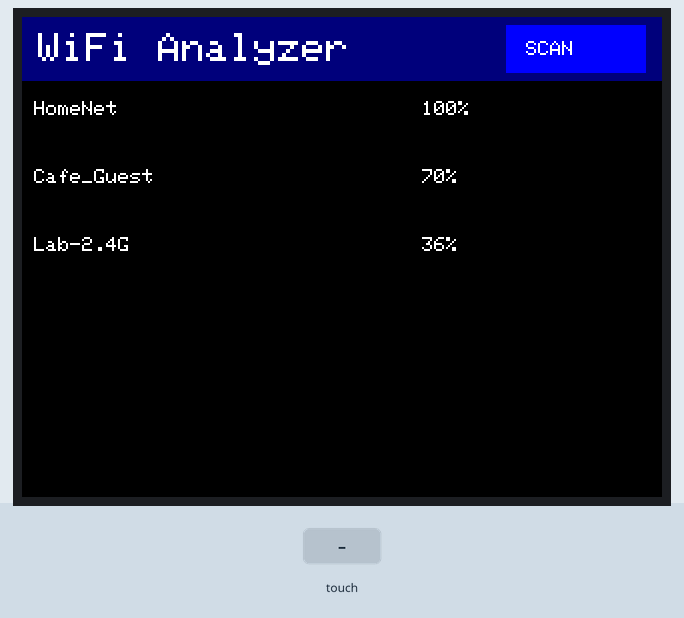
Simulated run of this sketch. Board: ESP32. On the bench: 320×240 colour display. Inputs (shaded band) come from the test bench. A WiFi scan finds three made-up networks.

Above: at 3.5 s.
3.6 s: touch panel pressed at 13 % / 70 % of its raw x / y range
At 4.9 s:
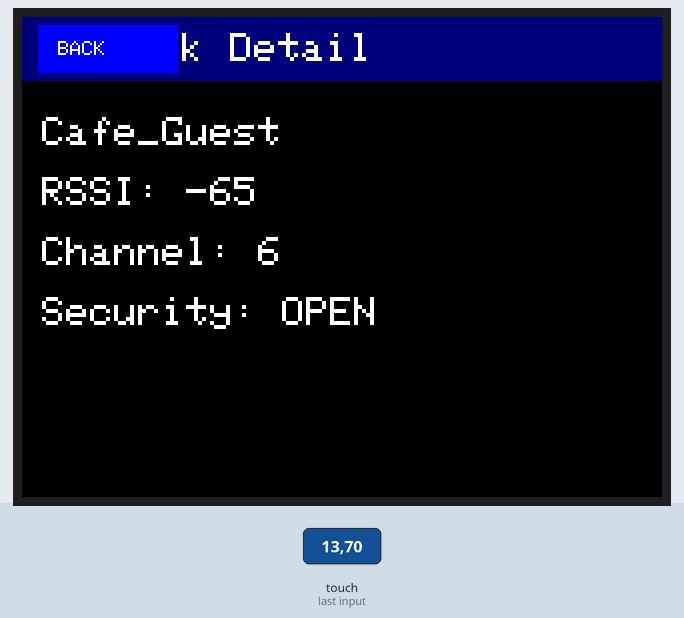
5.2 s: touch panel pressed at 13 % / 90 % of its raw x / y range
At 6.1 s:
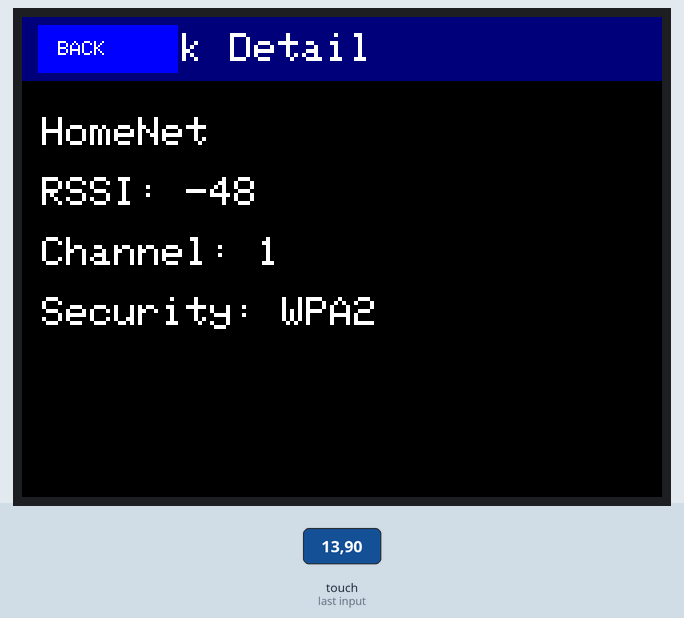
6.7 s: touch panel pressed at 13 % / 10 % of its raw x / y range
At 7.2 s:
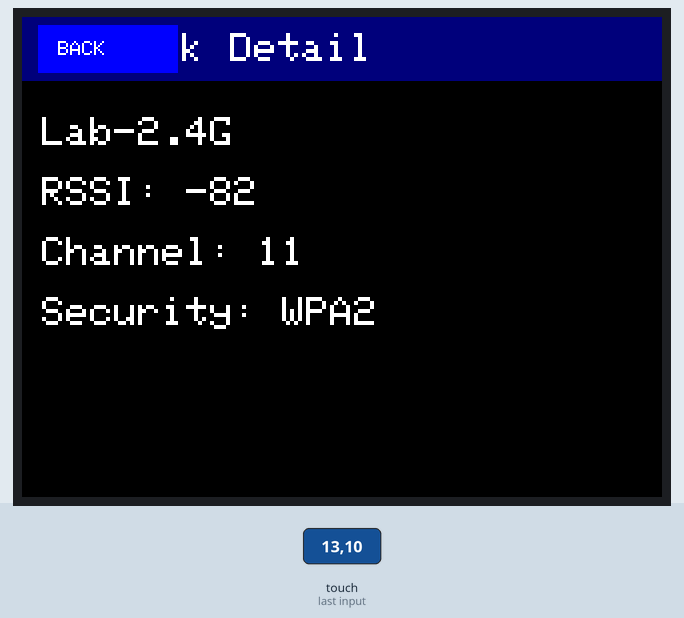
8.3 s: touch panel pressed at 38 % / 90 % of its raw x / y range
At 9.5 s:
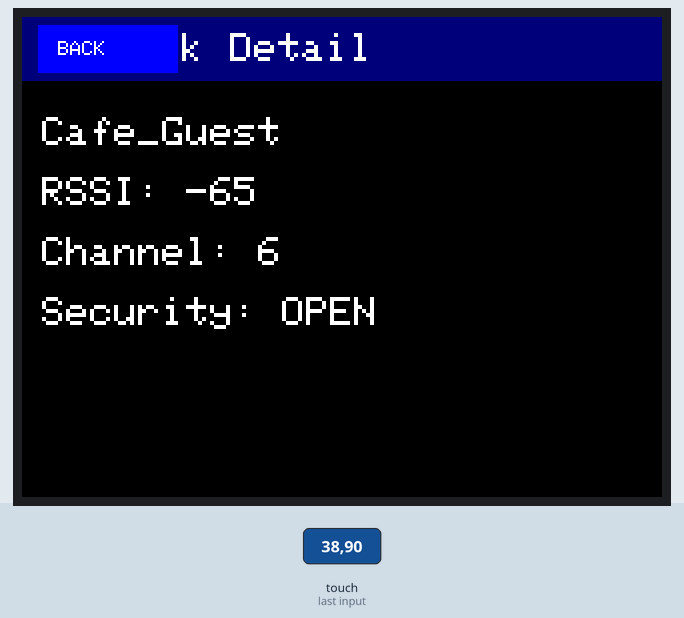
9.8 s: touch panel pressed at 38 % / 10 % of its raw x / y range
At 10.8 s:
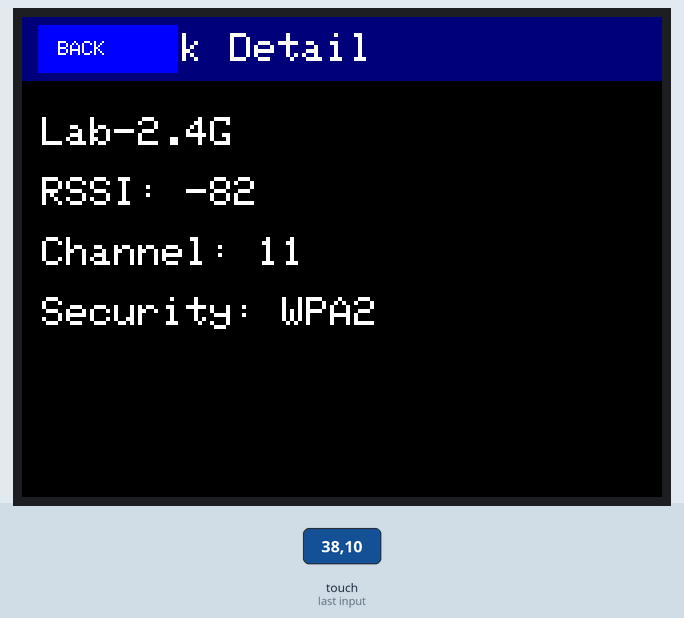
Timing chart, 0 to 12.3 s (numbered marks = the images above; inputs shaded):
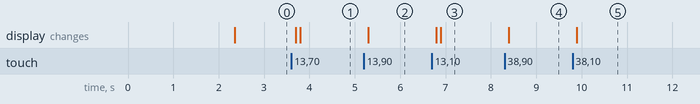

Measured:
- after the input at 3.6 s, the display: first changes after 0.10 s (image 1 shows a later state)
- after the input at 5.2 s, the display: changes after 0.10 s (image 2)
- after the input at 6.7 s, the display: first changes after 0.10 s (image 3 shows a later state)
- after the input at 8.3 s, the display: changes after 0.10 s (image 4)
- after the input at 9.8 s, the display: changes after 0.10 s (image 5)

The sketch:

WiFiAnalyzer.ino
```cpp
#include "config.h"
#include "wifiScan.h"
#include "ui.h"
#include "touch.h"

//==================================================
// Globals (hardware objects)
//==================================================
Adafruit_ILI9341 tft(TFT_CS, TFT_DC, TFT_RST);
XPT2046_Touchscreen ts(TOUCH_CS, TOUCH_IRQ);

//==================================================
// Timing
//==================================================
static unsigned long lastScanTime = 0;

//==================================================
// Setup
//==================================================
void setup()
{
    Serial.begin(115200);

    SPI.begin(TFT_SCLK, TFT_MISO, TFT_MOSI);

    tft.begin();
    tft.setRotation(1);

    ts.begin();
    ts.setRotation(1);

    WiFi.mode(WIFI_STA);
    WiFi.disconnect(true);

    UI_Init();
    Touch_Init();

    WiFi_Scan();
    UI_Refresh();
}

//==================================================
// Loop
//==================================================
void loop()
{
    Touch_Update();

    // auto scan
    if (millis() - lastScanTime > AUTO_SCAN_TIME)
    {
        lastScanTime = millis();
        WiFi_Scan();
        UI_Refresh();
    }

    // scan button
    if (Touch_ScanPressed())
    {
        WiFi_Scan();
        UI_Refresh();
    }

    // back button
    if (Touch_BackPressed())
    {
        UI_Back();
    }

    // select wifi item
    int index = Touch_GetSelectedNetwork();
    if (index >= 0)
    {
        UI_OpenDetail(index);
    }
}
```

touch.cpp
```cpp
#include "touch.h"
#include "wifiScan.h"

//==================================================
// Internal buffer (smoothing)
//==================================================
static int bufX[TOUCH_SMOOTH];
static int bufY[TOUCH_SMOOTH];
static int bufIndex = 0;

static int lastX = -1;
static int lastY = -1;

//==================================================
// Touch state
//==================================================
int touchX = 0;
int touchY = 0;
bool touchPressed = false;

//==================================================
// Init
//==================================================
void Touch_Init()
{
    ts.begin();
    ts.setRotation(1);

    for (int i = 0; i < TOUCH_SMOOTH; i++)
    {
        bufX[i] = 0;
        bufY[i] = 0;
    }
}

//==================================================
// Raw read
//==================================================
bool Touch_GetRaw(TS_Point &p)
{
    if (!ts.touched())
        return false;

    p = ts.getPoint();
    return true;
}

//==================================================
// Smooth helper
//==================================================
static int smooth(int *buf, int v)
{
    buf[bufIndex] = v;

    int sum = 0;
    for (int i = 0; i < TOUCH_SMOOTH; i++)
        sum += buf[i];

    return sum / TOUCH_SMOOTH;
}

//==================================================
// Convert calibrated touch
//==================================================
bool Touch_GetPoint(int &x, int &y)
{
    TS_Point p;

    if (!Touch_GetRaw(p))
    {
        touchPressed = false;
        return false;
    }

    int sx = smooth(bufX, p.x);
    int sy = smooth(bufY, p.y);

    bufIndex = (bufIndex + 1) % TOUCH_SMOOTH;

    float tx = TOUCH_BX * sx + TOUCH_CX;
    float ty = TOUCH_BY * sy + TOUCH_CY;

    x = (int)tx;
    y = (int)ty;

    if (x < 0) x = 0;
    if (y < 0) y = 0;
    if (x >= SCREEN_WIDTH) x = SCREEN_WIDTH - 1;
    if (y >= SCREEN_HEIGHT) y = SCREEN_HEIGHT - 1;

    touchX = x;
    touchY = y;
    touchPressed = true;

    return true;
}

//==================================================
// Update state
//==================================================
void Touch_Update()
{
    int x, y;

    if (Touch_GetPoint(x, y))
    {
        touchPressed = true;
        lastX = x;
        lastY = y;
    }
    else
    {
        touchPressed = false;
        lastX = -1;
        lastY = -1;
    }
}

//==================================================
// Simple state
//==================================================
bool Touch_IsTouched()
{
    return touchPressed;
}

//==================================================
// Scan button hitbox
//==================================================
bool Touch_ScanPressed()
{
    if (!touchPressed) return false;

    return (touchX >= SCAN_BUTTON_X &&
            touchX <= SCAN_BUTTON_X + SCAN_BUTTON_W &&
            touchY >= SCAN_BUTTON_Y &&
            touchY <= SCAN_BUTTON_Y + SCAN_BUTTON_H);
}

//==================================================
// Back button hitbox
//==================================================
bool Touch_BackPressed()
{
    if (!touchPressed) return false;

    return (touchX >= BACK_BUTTON_X &&
            touchX <= BACK_BUTTON_X + BACK_BUTTON_W &&
            touchY >= BACK_BUTTON_Y &&
            touchY <= BACK_BUTTON_Y + BACK_BUTTON_H);
}

//==================================================
// WiFi list selection
//==================================================
int Touch_GetSelectedNetwork()
{
    if (!touchPressed) return -1;

    int index = (touchY - LIST_TOP) / LIST_ITEM_HEIGHT;

    if (index < 0)
        return -1;

    if (index >= WiFi_GetCount())
        return -1;

    return index;
}
```

touch.h
```cpp
#ifndef TOUCH_H
#define TOUCH_H

#include "config.h"

//--------------------------------------------------
// Touch initialization
//--------------------------------------------------
void Touch_Init(void);
void Touch_Update(void);

//--------------------------------------------------
// Raw touch
//--------------------------------------------------
bool Touch_IsTouched(void);
bool Touch_GetRaw(TS_Point &p);

//--------------------------------------------------
// Calibrated touch
//--------------------------------------------------
bool Touch_GetPoint(int &x, int &y);

//--------------------------------------------------
// Screen buttons
//--------------------------------------------------
bool Touch_ScanPressed(void);
bool Touch_BackPressed(void);

//--------------------------------------------------
// WiFi list selection
//--------------------------------------------------
int Touch_GetSelectedNetwork(void);

#endif
```

ui.cpp
```cpp
#include "ui.h"
#include "wifiScan.h"
#include "touch.h"

//==================================================
// UI state
//==================================================
static UIScreen currentScreen = SCREEN_SCAN;

//==================================================
// UI state data
//==================================================
static int scrollOffset = 0;

//==================================================
// Init
//==================================================
void UI_Init()
{
    tft.fillScreen(COLOR_BACKGROUND);
    currentScreen = SCREEN_SCAN;
}

//==================================================
// Screen control
//==================================================
void UI_SetScreen(UIScreen screen)
{
    currentScreen = screen;
    UI_Refresh();
}

UIScreen UI_GetScreen()
{
    return currentScreen;
}

//==================================================
void UI_Back()
{
    if (currentScreen == SCREEN_DETAIL)
    {
        currentScreen = SCREEN_SCAN;
        UI_Refresh();
    }
}

//==================================================
void UI_OpenDetail(int index)
{
    selectedNetwork = index;
    currentScreen = SCREEN_DETAIL;
    UI_Refresh();
}

//==================================================
// Refresh
//==================================================
void UI_Refresh()
{
    tft.fillScreen(COLOR_BACKGROUND);

    if (currentScreen == SCREEN_SCAN)
        UI_DrawScanScreen();
    else
        UI_DrawDetailScreen();
}

//==================================================
// Header
//==================================================
void UI_DrawHeader(const String &title)
{
    tft.fillRect(0, 0, SCREEN_WIDTH, HEADER_HEIGHT, COLOR_HEADER);

    tft.setTextColor(COLOR_TEXT);
    tft.setTextSize(2);
    tft.setCursor(8, 8);
    tft.print(title);
}

//==================================================
// Scan Screen
//==================================================
void UI_DrawScanScreen()
{
    UI_DrawHeader("WiFi Analyzer");

    UI_DrawScanButton(false);
    UI_DrawWiFiList();
}

//==================================================
// Detail Screen
//==================================================
void UI_DrawDetailScreen()
{
    UI_DrawHeader("Network Detail");

    UI_DrawBackButton(false);
    UI_DrawNetworkDetail();
}

//==================================================
// Scan button
//==================================================
void UI_DrawScanButton(bool pressed)
{
    uint16_t color = pressed ? COLOR_SELECTED : COLOR_BUTTON;

    tft.fillRect(SCAN_BUTTON_X, SCAN_BUTTON_Y, SCAN_BUTTON_W, SCAN_BUTTON_H, color);

    tft.setTextColor(COLOR_BUTTON_TEXT);
    tft.setTextSize(1);
    tft.setCursor(SCAN_BUTTON_X + 10, SCAN_BUTTON_Y + 8);
    tft.print("SCAN");
}

//==================================================
// Back button
//==================================================
void UI_DrawBackButton(bool pressed)
{
    uint16_t color = pressed ? COLOR_SELECTED : COLOR_BUTTON;

    tft.fillRect(BACK_BUTTON_X, BACK_BUTTON_Y, BACK_BUTTON_W, BACK_BUTTON_H, color);

    tft.setTextColor(COLOR_BUTTON_TEXT);
    tft.setTextSize(1);
    tft.setCursor(BACK_BUTTON_X + 10, BACK_BUTTON_Y + 8);
    tft.print("BACK");
}

//==================================================
// WiFi list
//==================================================
void UI_DrawWiFiList()
{
    int count = WiFi_GetCount();
    WifiInfo *list = WiFi_GetList();

    for (int i = 0; i < count && i < MAX_VISIBLE_ITEMS; i++)
    {
        int realIndex = i + scrollOffset;
        if (realIndex >= count) break;

        int y = LIST_TOP + i * LIST_ITEM_HEIGHT;

        UI_DrawWiFiItem(realIndex, y, realIndex == selectedNetwork);
    }
}

//==================================================
void UI_DrawWiFiItem(int index, int y, bool selected)
{
    WifiInfo *list = WiFi_GetList();

    if (index < 0 || index >= WiFi_GetCount()) return;

    WifiInfo &n = list[index];

    uint16_t bg = selected ? COLOR_SELECTED : COLOR_BACKGROUND;

    tft.fillRect(0, y, SCREEN_WIDTH, LIST_ITEM_HEIGHT, bg);

    tft.setTextColor(COLOR_TEXT);
    tft.setTextSize(1);

    tft.setCursor(6, y + 6);
    tft.print(n.ssid.substring(0, 14));

    int percent = RSSIToPercent(n.rssi);

    tft.setCursor(200, y + 6);
    tft.print(percent);
    tft.print("%");
}

//==================================================
// Detail page
//==================================================
void UI_DrawNetworkDetail()
{
    WifiInfo *list = WiFi_GetList();

    if (selectedNetwork < 0 || selectedNetwork >= WiFi_GetCount())
        return;

    WifiInfo &n = list[selectedNetwork];

    int y = 50;

    tft.setTextColor(COLOR_TEXT);
    tft.setTextSize(2);

    tft.setCursor(10, y);
    tft.print(n.ssid);
    y += 30;

    tft.setCursor(10, y);
    tft.print("RSSI: ");
    tft.print(n.rssi);
    y += 30;

    tft.setCursor(10, y);
    tft.print("Channel: ");
    tft.print(n.channel);
    y += 30;

    tft.setCursor(10, y);
    tft.print("Security: ");
    tft.print(EncryptionToString(n.encryption));
}
```

ui.h
```cpp
#ifndef UI_H
#define UI_H

#include "config.h"

//==================================================
// UI Initialization
//==================================================
void UI_Init();

//==================================================
// Screen Control
//==================================================
void UI_SetScreen(UIScreen screen);
UIScreen UI_GetScreen();

void UI_Back();
void UI_OpenDetail(int index);

//==================================================
// Draw Screens
//==================================================
void UI_DrawScanScreen();
void UI_DrawDetailScreen();

//==================================================
// Header
//==================================================
void UI_DrawHeader(const String &title);

//==================================================
// Buttons
//==================================================
void UI_DrawScanButton(bool pressed = false);
void UI_DrawBackButton(bool pressed = false);

//==================================================
// WiFi List
//==================================================
void UI_DrawWiFiList();
void UI_DrawWiFiItem(int index, int y, bool selected);

//==================================================
// Detail Page
//==================================================
void UI_DrawNetworkDetail();

//==================================================
// Screen Refresh
//==================================================
void UI_Refresh();

#endif
```

utils.cpp
```cpp
#include "config.h"

//==================================================
// Globals
//==================================================
int selectedNetwork = -1;

//==================================================
// RSSI to percent
//==================================================
int RSSIToPercent(int rssi)
{
    if (rssi <= -100) return 0;
    if (rssi >= -50) return 100;
    return 2 * (rssi + 100);
}

//==================================================
// Encryption to string
//==================================================
const char* EncryptionToString(wifi_auth_mode_t enc)
{
    switch (enc)
    {
        case WIFI_AUTH_OPEN: return "OPEN";
        case WIFI_AUTH_WEP: return "WEP";
        case WIFI_AUTH_WPA_PSK: return "WPA";
        case WIFI_AUTH_WPA2_PSK: return "WPA2";
        case WIFI_AUTH_WPA_WPA2_PSK: return "WPA/WPA2";
        case WIFI_AUTH_WPA3_PSK: return "WPA3";
        default: return "?";
    }
}
```

wifiScan.cpp
```cpp
#include "wifiScan.h"

//==================================================
// Globals (defined here once)
//==================================================
WifiInfo networks[MAX_NETWORKS];
int networkCount = 0;

//==================================================
// Clear results
//==================================================
void WiFi_Clear()
{
    networkCount = 0;
}

//==================================================
// Scan WiFi
//==================================================
void WiFi_Scan()
{
    WiFi_Clear();

    int n = WiFi.scanNetworks();

    if (n <= 0)
    {
        networkCount = 0;
        return;
    }

    networkCount = (n > MAX_NETWORKS) ? MAX_NETWORKS : n;

    for (int i = 0; i < networkCount; i++)
    {
        networks[i].ssid = WiFi.SSID(i);
        networks[i].rssi = WiFi.RSSI(i);
        networks[i].channel = WiFi.channel(i);
        networks[i].encryption = WiFi.encryptionType(i);
    }

    WiFi_SortByRSSI();
}

//==================================================
// Sort by RSSI (strongest first)
//==================================================
void WiFi_SortByRSSI()
{
    for (int i = 0; i < networkCount - 1; i++)
    {
        for (int j = i + 1; j < networkCount; j++)
        {
            if (networks[j].rssi > networks[i].rssi)
            {
                WifiInfo tmp = networks[i];
                networks[i] = networks[j];
                networks[j] = tmp;
            }
        }
    }
}

//==================================================
// Get count
//==================================================
int WiFi_GetCount()
{
    return networkCount;
}

//==================================================
// Get list pointer
//==================================================
WifiInfo* WiFi_GetList()
{
    return networks;
}

//==================================================
// Find index safety check
//==================================================
int WiFi_FindByIndex(int index)
{
    if (index < 0 || index >= networkCount)
        return -1;

    return index;
}
```

wifiScan.h
```cpp
#ifndef WIFI_SCAN_H
#define WIFI_SCAN_H

#include "config.h"

//==================================================
// WiFi Scan Control
//==================================================
void WiFi_Scan();
void WiFi_Clear();

//==================================================
// Access Results
//==================================================
int WiFi_GetCount();
WifiInfo* WiFi_GetList();

//==================================================
// Sort
//==================================================
void WiFi_SortByRSSI();

//==================================================
// Helpers
//==================================================
int WiFi_FindByIndex(int index);

#endif
```

Source omitted: config.h (3718 bytes)
